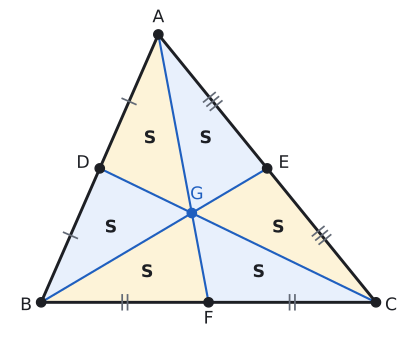

This chart was generated by the following Python code:
# Örnek 3: G ağırlık merkezi; üç kenarortay üçgeni 6 eşit alana böler.
import sys; sys.path.insert(0, "tools")
from cizim import *

P = lambda x, y: np.array([float(x), float(y)])
uz = lambda X, Y: float(np.linalg.norm(X - Y))
def dik(K, X, Y, r):
    """K köşesinde KX ile KY arasındaki dik açı işareti (r: kenar boyu)."""
    a_ = (X - K) / uz(X, K) * r; b_ = (Y - K) / uz(Y, K) * r
    ax.plot(*zip(K + a_, K + a_ + b_, K + b_), color=SOLUK, lw=1.3)
def kenalan(X, Y, metin, G, d, renk=YAZI, fs=13):
    """[XY] kenarının ortasına, G'den uzak yana d kadar açıkta etiket."""
    M = (X + Y) / 2; t = (Y - X) / uz(X, Y); n = np.array([-t[1], t[0]])
    if np.dot(n, M - G) < 0: n = -n
    ax.text(*(M + d * n), metin, ha="center", va="center", color=renk, fontsize=fs)
def olcu(X, Y, metin, kay, renk=SOLUK, fs=13):
    """X ile Y arasında, kay vektörü kadar kaydırılmış oklu ölçü çizgisi; yazı çizginin dışında."""
    kay = np.array(kay, dtype=float); X2, Y2 = X + kay, Y + kay
    ax.annotate("", xy=Y2, xytext=X2, arrowprops=dict(arrowstyle="<->", color=renk, lw=1.2, shrinkA=0, shrinkB=0))
    for Z in (X, Y): ax.plot(*zip(Z + kay * 0.6, Z + kay * 1.4), color=renk, lw=1)
    M = (X2 + Y2) / 2 + 0.75 * kay
    ax.text(*M, metin, ha="center", va="center", color=YAZI, fontsize=fs)
def harf(X, ad, dx, dy, renk=YAZI):
    nokta(ax, *X, "", renk=renk)
    ax.text(X[0] + dx, X[1] + dy, ad, ha="center", va="center", color=renk, fontsize=13)
def tik(X, Y, n=1, r=0.22, renk=SOLUK):
    """[XY] parçasının ortasına n adet eşitlik çentiği."""
    M = (X + Y) / 2; t = (Y - X) / uz(X, Y); nn = np.array([-t[1], t[0]])
    for i in range(n):
        Q = M + (i - (n - 1) / 2) * 0.16 * t
        ax.plot(*zip(Q - r * nn, Q + r * nn), color=renk, lw=1.3)
def alan(X, Y, Z):
    """XYZ üçgeninin alanı (kontrol için)."""
    u, v = Y - X, Z - X
    return abs(u[0] * v[1] - u[1] * v[0]) / 2
B, C, A = P(0, 0), P(10, 0), P(3.5, 8)
D, E, F = (A + B) / 2, (A + C) / 2, (B + C) / 2; G = (A + B + C) / 3
parcalar = [(A, D, G), (D, B, G), (B, F, G), (F, C, G), (C, E, G), (E, A, G)]
print("alanlar", [round(alan(X, Y, Z), 4) for X, Y, Z in parcalar])
fig, ax = sekil(5.4, 4.8)
ax.set_aspect("equal"); ax.axis("off")
renkler = [SARI_ACIK, MAVI_ACIK] * 3
for (X, Y, Z), r in zip(parcalar, renkler):
    ax.add_patch(patches.Polygon([X, Y, Z], closed=True, facecolor=r, edgecolor="none"))
    ax.text(*((X + Y + Z) / 3), "S", ha="center", va="center", color=YAZI, fontsize=13, fontweight="bold")
ax.plot(*zip(B, C, A, B), color=YAZI)
for X, Y in ((A, F), (B, E), (C, D)): ax.plot(*zip(X, Y), color=MAVI, lw=1.6)
tik(A, D, 1); tik(D, B, 1); tik(B, F, 2); tik(F, C, 2); tik(C, E, 3); tik(E, A, 3)
harf(A, "A", 0, 0.5); harf(B, "B", -0.45, -0.1); harf(C, "C", 0.45, -0.1)
harf(D, "D", -0.5, 0.15); harf(E, "E", 0.5, 0.15); harf(F, "F", 0, -0.5); harf(G, "G", 0.15, 0.55, MAVI)
ax.set_xlim(-1, 11); ax.set_ylim(-1, 8.8)
kaydet(fig, __file__)
